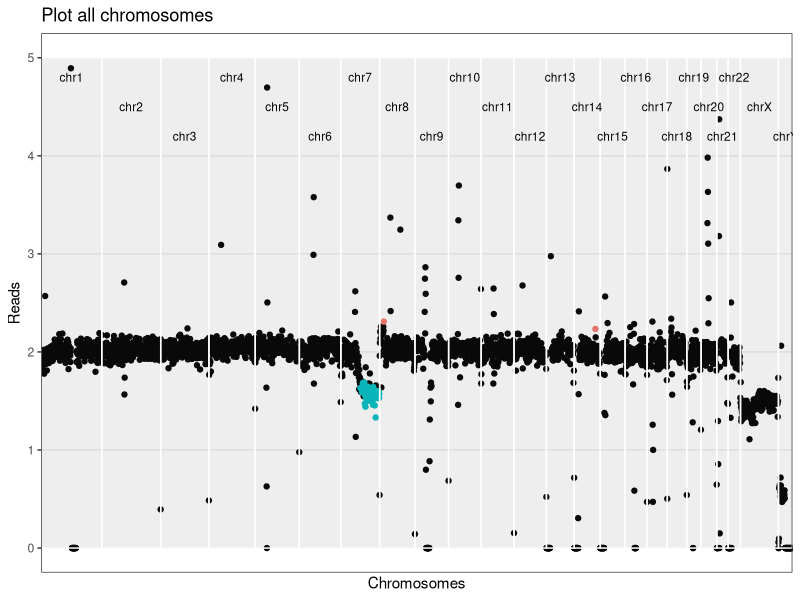
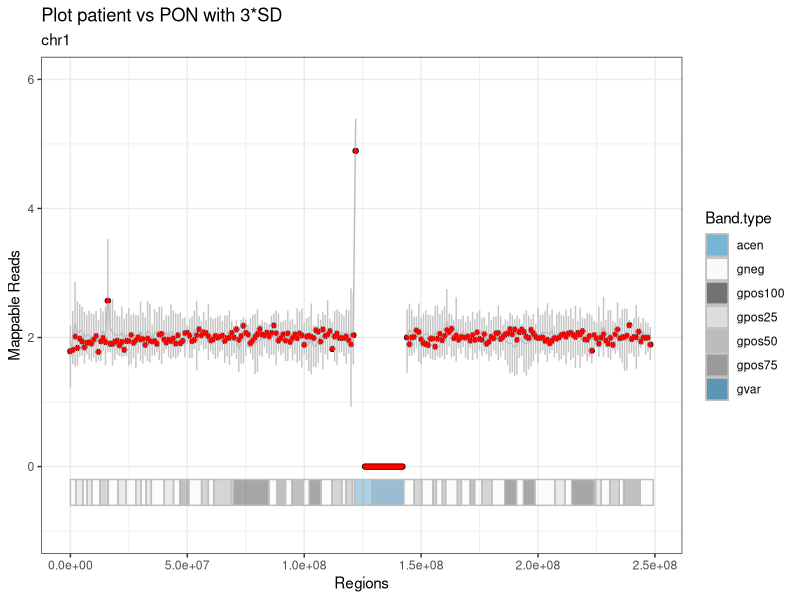
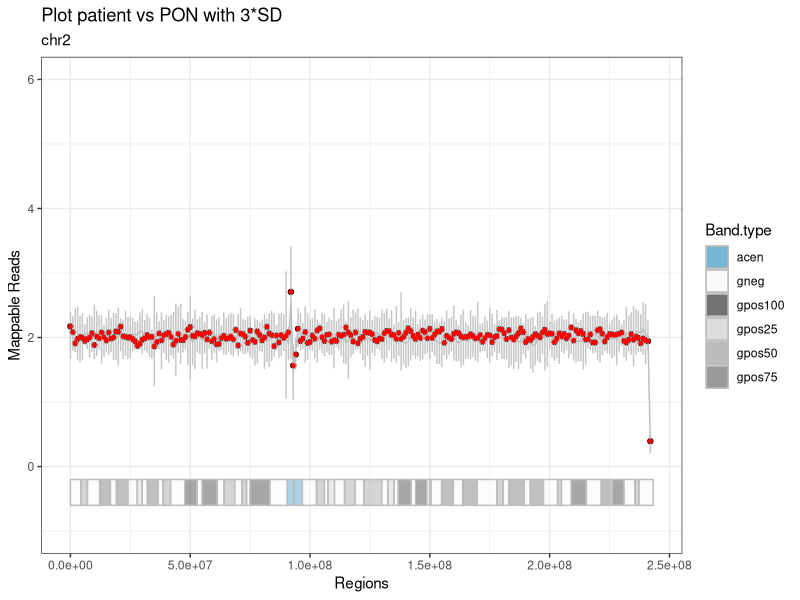
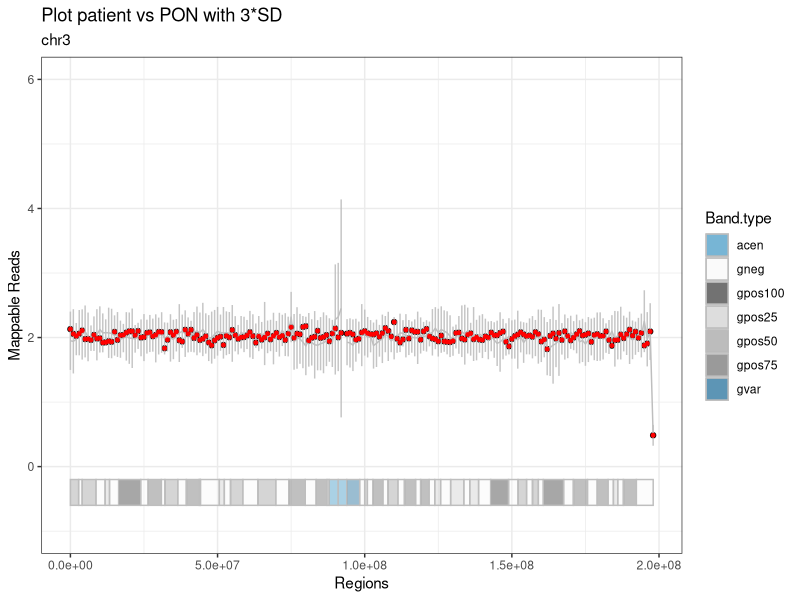
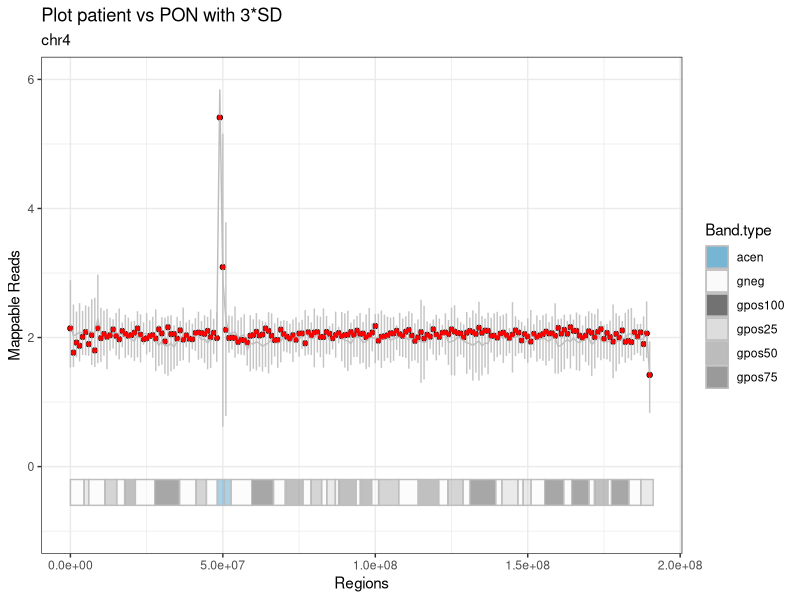
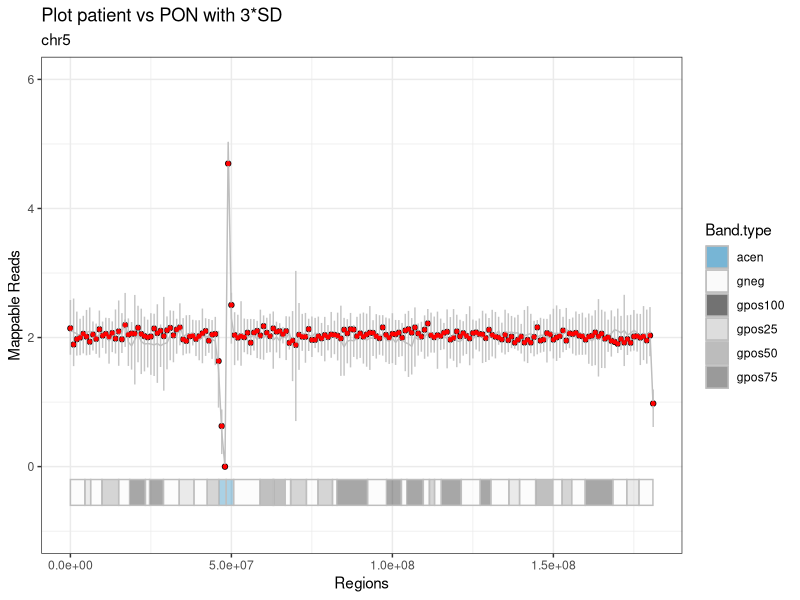
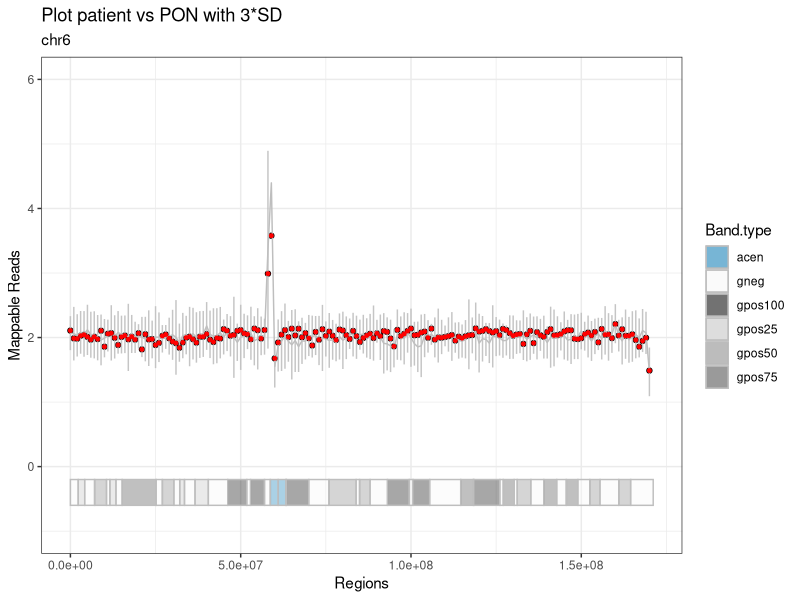
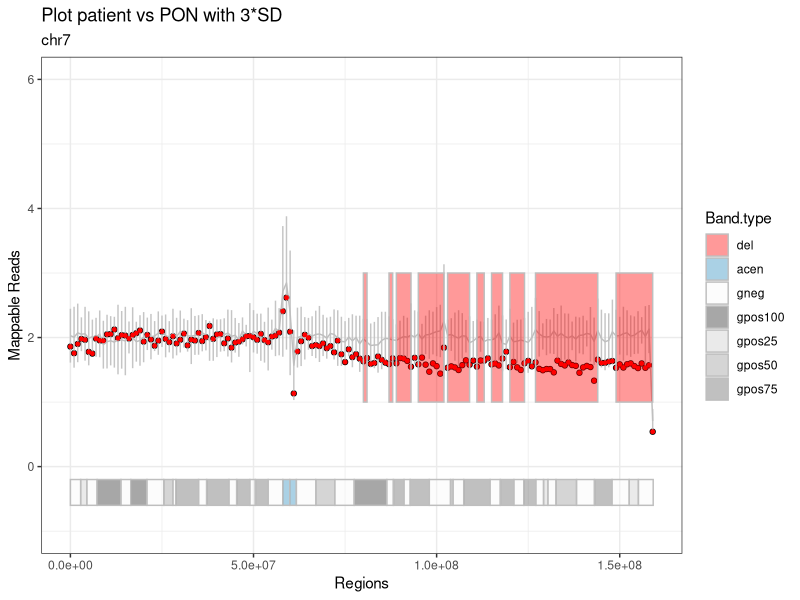

These figures' R source, in order:
## ---- chunk 1
#knitr::opts_knit$set(root.dir = "~/diss/CORIANDER/r.script.coriander/output/120517/")
knitr::opts_chunk$set(warning = FALSE, message = FALSE) 
## ---- chunk 2
patient.data = read.table("patient.data.tsv", stringsAsFactors = F)
patient_name = patient.data[1, 2]
gender = as.character(patient.data[2, 2])
paste0("Patient ", patient_name)
## ---- chunk 3

# librarys
library(ggplot2)
library(knitr)


###################################################################################################
# VORBEREITEN
###################################################################################################

# SCHRITT 1
# Daten einlesen: Patient, PON, Giemsa-Bands, alle Gene und eine Auswahl der relevanten.

patient = read.table("patient.fc.tsv", header=TRUE, row.names = 1, stringsAsFactors = F) 
bin_data = read.table("pon.tsv", header=TRUE, row.names = 1, stringsAsFactors = F)
bin_data$Start = as.integer(bin_data$Start)
bin_data$End = as.integer(bin_data$End)
# pon wurde bereits erzuegt, normalisiert und mit den statistischenwerten versehen!

cytobands = read.table("../../tables/cytobands.tsv", header=TRUE, row.names = 1, stringsAsFactors = F)
# die farben sind bereits enthalten!
cancer_genes = read.table("../../tables/cancer.driver.genes_unique.and.goi.aml.csv", header=TRUE, sep = "\t",
                          stringsAsFactors = F)
all_genes = read.table("../../tables/all_genes.tsv", header=TRUE, row.names = 1, stringsAsFactors = F)
all_genes$start = as.integer(all_genes$start)
all_genes$end = as.integer(all_genes$end)

## ---- chunk 4
stats = read.table("mapping.stats.tsv", stringsAsFactors = F)
stats[nrow(stats) +1, ] = list(as.character("unique_mapped_reads"), sum(patient[ , 6]))
stats[nrow(stats) +1, ] = list(as.character("patient ID"), patient_name)
stats[nrow(stats) +1, ] = list(as.character("gender"), gender)

library(knitr)
kable(stats, digits = 0, col.names = NULL, align = "l")
## ---- chunk 5

# SCHRITT 2
# PON an das Geschlecht des Patienten anpassen
pon.gender.adjust = function(pon, gender) {
  if (gender == "M") {
    chrn = "chrX"
    pon.copy = pon[pon$Chr == "chrX_M", ]
    pon.copy$Chr = chrn
    pon = rbind(pon, pon.copy)
    
    chrn = "chrY"
    pon.copy = pon[pon$Chr == "chrY_M", ]
    pon.copy$Chr = chrn
    pon = rbind(pon, pon.copy)
    
    pon = pon[!(pon$Chr == "chrX_F" | pon$Chr == "chrY_F" | pon$Chr == "chrX_M" | pon$Chr == "chrY_M"), ]
  }
  
  else {
    chrn = "chrX"
    pon.copy = pon[pon$Chr == "chrX_F", ]
    pon.copy$Chr = chrn
    pon = rbind(pon, pon.copy)
    
    chrn = "chrY"
    pon.copy = pon[pon$Chr == "chrY_F", ]
    pon.copy$Chr = chrn
    pon = rbind(pon, pon.copy)
    
    pon = pon[!(pon$Chr == "chrX_F" | pon$Chr == "chrY_F" | pon$Chr == "chrX_M" | pon$Chr == "chrY_M"), ]
  }
}


# SCHRITT 3
# Die Patientendaten normalisieren
patient_normalization = function(patient, column_number) {
  # patient = tabelle der patienten
  # column_number = nummer der spalte mit deb patienten-bins
  # (bei einem patienten -> 6) 
  patient_norm <- patient[ , 1:5]
  #patient_norm$pat_bins <- patient[ , column_number] / sum(patient[ , column_number]) * (patient[1, 3] - patient[1, 2] + 1)
  patient_norm$pat_bins <- patient[ , column_number] / median(patient[ , column_number]) *2
  # eine neue tabelle mit den allgemeinen daten und den normalisierten patienten-bins
  # normalisierung basiert auf der automatischen erkennung der bin-laenge (differenz end und start der 1. bin)
  # ist also dynamisch
  return(patient_norm)
}

# SCHRITT 4
# Den Patienten als eine neue Spalte zu der PON-Tabelle hinzufügen
unite.data = function(pon, patient) {
  pon$patient = patient$pat_bins
  return(pon)
}

###################################################################################################
# RECHNEN
###################################################################################################

# SCHRITT 5
#Del/amp Bins detektieren
aberration.bins.identifier = function(bin_data, sd_factor) {
  bin_data$aberration = with(bin_data, factor(ifelse(patient < mean - sd_factor * sd, 'del', ifelse(patient > mean + sd_factor * sd, 'add', 'normal')), levels = c('normal', 'add', 'del')))
  return(bin_data)
}


# SCHRITT 6
# Abweichende Bins werden zu ganzen Regionen mit einer gemeinsamen Richtung
# (amplifiziert oder deletiert) zusammengefasst
# und in eine Tabelle hereingeschrieben
region_bring_together = function(bin_data, sd_factor) {
  # die funktion schaut alle chromosome (inkl. geschlechterchr) nach den over/under regionen durch
  # und gibt diese mit den start-/endpunkten in einer tabelle wieder
  regions = data.frame(Chr=character(), Start=integer(), End=integer(), Start.i=integer(), 
                        End.i=integer(), Direction=integer(), stringsAsFactors = F)
  last_chr = 'NULL'
  last_direction = 0 # 0 for normal, -1 for del, +1 for amp
  region_start = 0
  for (i in 1:nrow(bin_data)) {
    if(bin_data$Chr[i] != last_chr) {
      if(last_chr != 'NULL' & last_direction != 0) {
        regions[nrow(regions) + 1, ] = list(as.character(last_chr), bin_data$Start[region_start], 
                                            bin_data$End[i-1], region_start, i, last_direction)
        #eine region wird zugemacht, falls am ende eines chromosoms eine region noch offen war
      }
      last_direction = 0
      region_start = 0
      last_chr = bin_data$Chr[i]
    }

    direction = 0
    if(!is.na(bin_data$patient[i]) & (bin_data$patient[i] < bin_data$mean[i] - sd_factor * bin_data$sd[i])) {
      direction = -1
    } else if(!is.na(bin_data$patient[i]) & (bin_data$patient[i] > 
                                             bin_data$mean[i] + sd_factor * bin_data$sd[i])) {
      direction = +1
    }
    if (direction == last_direction) {
      next()
    }
    if (direction > last_direction) {
      if (last_direction == 0) {
        region_start = i
        # neue del oder amp region wird aufgemacht
      }
      else if (last_direction == -1) {
        regions[nrow(regions) + 1, ] = list(as.character(bin_data$Chr[i]), bin_data$Start[region_start], 
                                            bin_data$End[i-1], region_start, i-1, last_direction)
        # alte del region wird zugemacht
        if (direction == 1) {
          region_start = i
          # neue amp region wird aufgemacht
        }
      }
    } 
    else if (direction < last_direction) {
      if (last_direction == 0) {
        region_start = i
        # neue del region wird aufgemacht
      }
      else if (last_direction == 1) {
        regions[nrow(regions) + 1, ] = list(as.character(bin_data$Chr[i]), bin_data$Start[region_start], 
                                            bin_data$End[i-1], region_start, i-1, last_direction)
        # alte amp region wird zugemacht
        if (direction == -1) {
          region_start = i
          # neue del region wird aufgemacht
        }
      }
    }
    last_direction = direction
  }
  if(last_direction != 0) {
    regions[nrow(regions) + 1, ] = list(as.character(bin_data$Chr[i]), bin_data$Start[region_start], 
                                        bin_data$End[i-1], region_start, i, last_direction)
    #eine region wird zugemacht, falls bei dem allerletzten chromosom eine region noch offen war
  }
  return(regions)
}

###################################################################################################
# REPORTEN
###################################################################################################

# SCHRITT 7
# Die Regionen werden zu größeren Regionen zusammengefasst, deren Werte gegen die
# Werte des PONs an der gleichen Stelle geprüft werden
# Momentan noch 3*SD-Statistik.
region_merge = function(bin_data, regions, sd_factor) {
  regions_merged = data.frame(Chr=character(), Start=integer(), End=integer(), Start.i=integer(), 
                               End.i=integer(), Direction=factor(levels=c('add', 'del')),
                               stringsAsFactors = F)
  
  if(nrow(regions) < 1) return(regions_merged)
  
  regions_merged[1,] = list(as.character(regions$Chr[1]), 
                            regions$Start[1], 
                            regions$End[1],
                            regions$Start.i[1],
                            regions$End.i[1],
                            ifelse(regions$Direction[1]==1, 'add', 'del'))
  m = 1 #der zaehler in der tabelle "regions_merged"
  mean_region = 0
  mean_pon = 0
  sd_pon = 0
  
  for (r in 2:nrow(regions)) {
    if (regions_merged$Chr[m] != regions$Chr[r] | regions_merged$Direction[m] != regions$Direction[r]) {
      # mergen nur, wenn auf dem selben chr.
      regions_merged[nrow(regions_merged) + 1, ] = list(Chr=as.character(regions$Chr[r]), 
                                                        Start=regions$Start[r], 
                                                        End=regions$End[r],
                                                        Start.i=regions$Start.i[r],
                                                        End.i=regions$End.i[r],
                                                        Direction=ifelse(regions$Direction[r]==1, 'add', 'del'))
      # die region auf einem neuen chr oder mit einer anderen richtung zu der neuen tabelle hinzufuegen
      m = nrow(regions_merged)
      # das ist die region, von der aus betrachtet wird
      next
    }
    bin_start = regions_merged$Start.i[m]
    bin_end = regions$End.i[r]
    
    mean_region = mean(c(bin_data$patient[bin_start]:bin_data$patient[bin_end]), na.rm = TRUE)
    mean_pon = mean(c(bin_data$mean[bin_start:bin_end]), na.rm = TRUE)
    #die mittelwerte der betroffenen bins inkl. "normale" chr.abschnitte bei dem patienten und pon
    sd_pon <- mean(bin_data$sd[bin_start:bin_end])
    
    if (mean_region > mean_pon + sd_factor*sd_pon | mean_region < mean_pon - sd_factor*sd_pon) {
      # wenn die mittelwerte der betroffenen bins immer noch signifikant hoch/runter sind -> mergen
      regions_merged[m, ] = list(as.character(regions$Chr[r]), 
                                 regions_merged$Start[m], 
                                 regions$End[r],
                                 bin_start,
                                 bin_end,
                                 ifelse(regions$Direction[r]==1, 'add', 'del'))
    } 
    else {
      regions_merged[nrow(regions_merged) + 1, ] = list(Chr=as.character(regions$Chr[r]), 
                                                        Start=regions$Start[r], 
                                                        End=regions$End[r],
                                                        Start.i=regions$Start.i[r],
                                                        End.i=regions$End.i[r],
                                                        Direction=ifelse(regions$Direction[r]==1, 'add', 'del'))
    }
    m <- nrow(regions_merged)
  }
  return(regions_merged)
}


# SCHRITT 8
# Hier werden abweichende Banden aus den Bins detektiert
# Herausforderungen dabei ist, dass die Bins und die Bands in verschiedenen Schritten laufen,
# so kann eine Bande 100.000 Schritte haben
bins2bands = function(bin_data, cytobands, sd_factor) {
  last_chr = 'NULL'
  direction = 0 # die richtung der abweichenden bande (over, under)
  
  bands = data.frame(Chr=character(), Name=character(), Start=integer(), End=integer(),
                     Sum.pat=integer(),
                     Sum.pon=integer(), Direction=integer(),
                     stringsAsFactors = F)
  
  for (c in 1:nrow(cytobands)) {
    # Selektieren der Zeilen mit benötigten Eigenschften
    # hier gibt es mehrere faelle, da die schritte der bind und banden nicht gleich sind
    # und mehrere bins in einer bande sein koennen
    # bzw. auch  kleine bands in einer bin
    
    # die bedingung, dass die chromosome der banden und das patienten
    # gleich sind, muss immer erfuellt sein
    
    sel = as.character(bin_data$Chr) == as.character(cytobands$Chr[c]) &
      # fall 1: die bin ist kleiner als die band
      ((bin_data$Start >= cytobands$Start[c] & bin_data$End <= cytobands$End[c]) |
         # fall 2: die bin ist zwischen 2 bands, liegt aber eher in der betrachteten bin,
         # weil das ende von der bin naeher zum ende der band liegt, als der
         # anfang zum anfang der naechsten
         # die 2. bedingung wurde eingebaut, um zu verhindern, dass die bins vor der aktuellen
         # band mitselektiert werden
         ((bin_data$Start < cytobands$End[c]) &
            (bin_data$End > cytobands$Start[c]) &
            ((cytobands$End[c] - bin_data$Start) >= (bin_data$End - cytobands$End[c]))) |
         # fall 3: die bin ist zwischen 2 bands, liegt aber eher in der
         # betrachteten bin
         # weil der anfang von der bin naeher zum anfang der band liegt, als das ende
         ((bin_data$Start < cytobands$Start[c]) &
            ((bin_data$End - cytobands$Start[c]) > (cytobands$Start[c] - bin_data$Start))))
    # fall 4: die band ist kleiner als die bin,
    # dann greift die bedingung 2 oder 3, je nach werten
    
    band.pat = bin_data[sel, "patient"]
    #band.pon = colSums((bin_data[sel, grep(".bam", colnames(bin_data))]), na.rm = TRUE)
    band.pon = colSums((bin_data[sel, grep("V", colnames(bin_data))]), na.rm = TRUE)
    sum_pat = sum(band.pat, na.rm = TRUE)
    # summe der werte der bins in dieser band fuer den patienten
    sum_pon = mean(band.pon, na.rm = TRUE)
    # mittelwert der summe der bins in dem pon
    sd_bands = sd(band.pon, na.rm = TRUE)
    # standartabweichung fur die bins in der band
    if (sum_pat > sum_pon + sd_factor*sd_bands) {
      direction = +1 # die bande ist amp
    }
    else if (sum_pat < sum_pon - sd_factor*sd_bands) {
      direction = -1 # die bande ist del
    }
    
    bands[nrow(bands) + 1, ] = list(as.character(cytobands$Chr[c]),
                                    as.character(cytobands$Name[c]),
                                    cytobands$Start[c],
                                    cytobands$End[c],
                                    sum_pat,
                                    sum_pon,
                                    direction)
    direction = 0
  }
  return(bands)
}


# SCHRITT 9
# Hier werden Banden zusammengefasst und fuer den Report vorbereitet
karyotype = function(bands) {
  suspected_bands = bands[bands$Direction != 0, ]
  
  # bands mergen, wie bei den regions, nur ohne statistische validierung
  suspected_bands$last_Name = suspected_bands$Name
  karyotype_to_report = suspected_bands[1, ]
  
  karyotype_to_report$Aberration = NA
  if(nrow(suspected_bands) < 1) return(karyotype_to_report)
  
  k = 1
  # der zaehler in der tabelle karyotype_to_report
  for (s in 2:nrow(suspected_bands)) {
    if (karyotype_to_report$Chr[k] == suspected_bands$Chr[s] &
        karyotype_to_report$Direction[k] == suspected_bands$Direction[s] &
        karyotype_to_report$End[k] == suspected_bands$Start[s]) {
      karyotype_to_report$last_Name[k] = suspected_bands$Name[s]
      karyotype_to_report$End[k] = suspected_bands$End[s]
      next
    }
    else {
      karyotype_to_report[nrow(karyotype_to_report) +1, ] = suspected_bands[s, ]
      # die bande auf einem neuen chr oder mit einer anderen richtung hinzufuegen
      k = nrow(karyotype_to_report)
      # das ist jetzt die bande, von der aus betrachtet wird
    }
  }
  
  for (a in 1:nrow(karyotype_to_report)) {
    karyotype_to_report[a, "Aberration"] = as.character(paste0(karyotype_to_report$Direction[a], "(",
                                                               suspected_bands$Chr[a], ")(",
                                                               suspected_bands$Name[a],
                                                               suspected_bands$last_Name[a], ")"))
  }
  
  karyotype_to_report$Aberration = as.character(paste0(ifelse(karyotype_to_report$Direction == 1, "add", "del"), "(",
                                                       sub("chr", "", karyotype_to_report$Chr), ")(",
                                                       karyotype_to_report$Name,
                                                       karyotype_to_report$last_Name, ")"))
  return(karyotype_to_report)
}


# SCHRITT 10
# Die Gene, die in den abweichenden Banden liegen, werden detektiert
# und an eine Tabelle übergeben
genes_finder = function(bin_data, all_genes, cancer_genes, sd_factor) {
  suspected_bins <- data.frame(Chr=character(), Start=integer(), End=integer(), Bin=integer(),
                               Aberration=character(), stringsAsFactors = F)
  # Hier werden alle Bins gespeichert, die von pon_mean +/- 3*SD abweichen
  g=0
  for (g in 1:nrow(bin_data)) {
    if (!is.na(bin_data$patient[g]) &
        (bin_data$patient[g] < (bin_data$mean[g] - sd_factor * bin_data$sd[g]))) {
      suspected_bins[nrow(suspected_bins) + 1, ] = list(as.character(bin_data$Chr[g]), 
                                                        bin_data$Start[g], 
                                                        bin_data$End[g],
                                                        bin_data$patient[g],
                                                        as.character("del"))
    }
    
    else if (!is.na(bin_data$patient[g]) &
             (bin_data$patient[g] > (bin_data$mean[g] + sd_factor * bin_data$sd[g]))) {
      suspected_bins[nrow(suspected_bins) + 1, ] = list(as.character(bin_data$Chr[g]), 
                                                        bin_data$Start[g], 
                                                        bin_data$End[g],
                                                        bin_data$patient[g],
                                                        as.character("amp"))
    }
  }

  special_genes = all_genes[all_genes$symbol %in% cancer_genes$genes,]
  special_genes$aberration = 'norm'
  special_genes$found = 0
  
  for(i in 1:nrow(special_genes)) {
    bins = suspected_bins[suspected_bins$Chr == special_genes$chr[i] & (suspected_bins$Start <= special_genes$start[i] & special_genes$start[i] <= suspected_bins$End |
                                                                          suspected_bins$Start <= special_genes$end[i] & special_genes$end[i] <= suspected_bins$End),]
    if(nrow(bins) == 0) {next}
    special_genes$found[i] = 1
    if(all(bins$Aberration == 'amp')) {special_genes$aberration[i] = 'amp'}
    if(all(bins$Aberration == 'del')) {special_genes$aberration[i] = 'del'}
  }

  reported_genes = special_genes[special_genes$found == 1 & (special_genes$aberration == "amp" | special_genes$aberration == "del"), ]

  return(reported_genes)
}


# SCHRITT 11
# Diese Funktion soll die Plots generieren. Bestandteile des Plots zur Zeit sind:
# 1) Punkte aus den gemappten Patientendaten
# 2) Eine Linie fuer die PON-Daten
# 3) Errorbar fuer 3*SD der PON-Daten an dieser Stelle
# 4) Del/amp Regionen
# 5) Ein Ideogram zur besseren raemlichen Orientierung fuer die Kliniker


plot_bins_regions_ideogram <- function(bin_data, cytobands, region_merged,
                                       chrn, sd_factor) {

  x <- bin_data[bin_data$Chr == chrn, "Start"]
  y <- bin_data[bin_data$Chr == chrn, "patient"]
  plot_patient <- qplot(x, y, ylim=c(-1, 6)) +
                  geom_line(aes(x = bin_data[bin_data$Chr == chrn, "Start"],
                                y = bin_data[bin_data$Chr == chrn, "mean"]),
                                color = "gray", linetype = "solid") +
                  geom_errorbar(aes(x = bin_data[bin_data$Chr == chrn, "Start"],
                                    ymin = bin_data[bin_data$Chr == chrn, "mean"] - 
                                    sd_factor * bin_data[bin_data$Chr == chrn, "sd"], 
                                    ymax = bin_data[bin_data$Chr == chrn, "mean"] + 
                                    sd_factor * bin_data[bin_data$Chr == chrn, "sd"]),
                                width=0.1, color = "gray", alpha = 0.9, na.rm = TRUE) +
    # na.rm = TRUE bedeutet, dass die fehlenden Werte keine fehlermeldungen mehr verursachen
    
                  geom_point(aes(x = x, y = bin_data[bin_data$Chr == chrn, "patient"]),
                                 shape = 19, color = "red", size = 1) +
    #das eigentliche ideogram
                  geom_rect(data = cytobands[cytobands$Chr == chrn, ],
                            stat = "identity", position = "identity",
                    aes(NULL, NULL, xmin = Start, xmax = End, fill = Band.type),
                        ymin = -0.6, ymax = -0.2, color = "gray", size = 0.5, alpha = 0.4) +
                  scale_fill_manual(values=c("acen" = "#2b8cbe", "gneg" = "#f7f7f7",
                                             "gpos100" = "#252525", "gpos25" = "#cccccc",
                                             "gpos50" = "#969696", "gpos75" = "#636363",
                                             "gvar" = "#045a8d", "stalk" = "#be8c2b",
                                             "add" = "blue", "del" = "red")) +
    
    # die regione einzeichnen
                  geom_rect(data = region_merged[region_merged$Chr == chrn,],
                            aes(NULL, NULL, xmin = Start, xmax = End, fill = Direction),
                                ymin = 1,
                                ymax = 3,
                                color = "gray", size = 0.5, alpha = 0.4) +
    
                  theme_bw() +
                  labs(title = "Plot patient vs PON with 3*SD", subtitle = chrn,
                  x = "Regions", y = "Mappable Reads")
  print(plot_patient)
  return(plot_patient)
}


# SCHRITT 12
# Eine Schleife, um die Plots für alle Chromosomen zu erstellen
# und diese in einem neuen Ordner zu speichern
create.plots <- function(path.output, patient_name, bin_data, cytobands, region_merged, sd_factor) {
  
  setwd(path.output)
  dir.create(paste0("Patient.", patient_name))
  setwd(paste0("Patient.", patient_name))
  
  chrn= "chr0"
  for (chrn in unique(bin_data$Chr)) {
    plot_patient = plot_bins_regions_ideogram(bin_data, cytobands, region_merged,
                                              chrn, sd_factor)
    ggsave(filename = paste0("Plot.", chrn, ".png"))
  }
}


# SCHRITT 15
# Plot Uebersicht ueber alle Chromosomen nebeneinander
# Die Bins als Punkte, keine PON-Daten
# Patienten-Daten normalisiert auf 0
# Die Y-Achse geht von 1 bis -1
# Die amp/del Bins weichen nach obenm oder unten ab, sind farblich markiert
# Duenne graue Linien am Ende jedes Chromosoms
# Die X-Achse als die Koordinaten im ganzen Genom
# Unterhalb der X-Achse die Chromosomen-Nummern
# Eine Amplifikation hat mehr Gen-Kopien als Gain, diese Aufteilung (siehe Fig. 1 im iCHORcna Paper)
# sollte auch von uns beibehalten werden.
plot_genome_wide_cnv = function(bin_data) {
  # eine Tabelle mit den globalen Koordinaten fuer alle Chromosomen
  coordinates_genome_wide <- data.frame(Chr=character(), Start=integer(), End=integer(), Offset=integer(),
                                        stringsAsFactors = F)
  for (w in unique(bin_data$Chr)) {
    coordinates_genome_wide[nrow(coordinates_genome_wide) + 1, ] = list(as.character(w),
                                                                        0,
                                                                        0,
                                                                        0)
  }

  # die Koordinaten fuer die Enden setzen
  coordinates_genome_wide[ , "End"] = sapply(coordinates_genome_wide$Chr, function (c) max(bin_data[bin_data$Chr == c, "End"]))
  # die versetzten Koordinaten setzen - so entstehen globale Koordinaten
  # coordinates_genome_wide[ , 4] = cumsum(1:(nrow(coordinates_genome_wide)-1))
  coordinates_genome_wide[ , "Offset"] = cumsum(as.numeric(coordinates_genome_wide[ , "End"]))
  coordinates_genome_wide[ , "Offset"] = c(0, coordinates_genome_wide[(1:nrow(coordinates_genome_wide)-1), "Offset"])
  coordinates_genome_wide[ , "global_End"] = cumsum(as.numeric(coordinates_genome_wide[ , "End"]))
  
  for (z in 1:nrow(coordinates_genome_wide)) {
    coordinates_genome_wide[z, "median"] = (coordinates_genome_wide[z, "Offset"] + coordinates_genome_wide[z, "global_End"])/2
  }
  
  bin_data$Offset = sapply(bin_data$Chr, function(c) coordinates_genome_wide$Offset[coordinates_genome_wide$Chr == c])
  bin_data$global_Start = bin_data$Start+bin_data$Offset
  # die koordinaten fuer die bins sind damit festgelegt, die vorbereitung ist abgeschlossen

  # plotten!
  
  #bin_data$pat_norm <- (bin_data[ , "patient"]/ median(bin_data[ , "patient"]))*2
  # muessen wir hier nochmals normalisieren? ich glaube, nicht.
  plot_all_chromosomes <- qplot(global_Start, patient, 
                                data = bin_data[bin_data$aberration == "normal", ], ylim=c(0, 5)) +
    geom_point(data = bin_data[bin_data$aberration == "add", ], 
               aes(x = bin_data[bin_data$aberration == "add", "global_Start"], 
                   y = bin_data[bin_data$aberration == "add", "patient"], color = "blue")) +
    geom_point(data = bin_data[bin_data$aberration == "del", ], 
               aes(x = bin_data[bin_data$aberration == "del", "global_Start"], 
                   y = bin_data[bin_data$aberration == "del", "patient"], color = "orange")) +
    geom_rect(data = coordinates_genome_wide,
              aes(NULL, NULL, xmin = Offset, xmax = global_End,
                  ymin = 0,
                  ymax = 5),
              color = "white", size = 0.5, alpha = 0.1) +
    geom_text(data = coordinates_genome_wide,
              aes(x = median, y = c(4.8, 4.5, 4.2, 4.8, 4.5, 4.2, 4.8, 4.5, 4.2, 4.8, 4.5, 4.2, 4.8, 4.5, 4.2, 4.8, 4.5, 4.2, 4.8, 4.5, 4.2, 4.8, 4.5, 4.2) , label = Chr), size = 3) +
    theme_bw() +
    theme(panel.grid.minor=element_blank(), axis.text.x = element_blank(), legend.position="none") +
    scale_x_discrete(breaks = coordinates_genome_wide[ , "Offset"],
                     labels = coordinates_genome_wide[ , "Chr"]) +
    labs(title = "Plot all chromosomes", x = "Chromosomes", y = "Reads")
  return(plot_all_chromosomes)
}
## ---- chunk 6
bin_data = pon.gender.adjust(bin_data, gender)
patient = patient_normalization(patient, 6)
bin_data = unite.data(bin_data, patient)
sd_factor = 3
bin_data = aberration.bins.identifier(bin_data, sd_factor)

regions = region_bring_together(bin_data, sd_factor)
region_merged = region_merge(bin_data, regions, sd_factor)

bands = bins2bands(bin_data, cytobands, sd_factor)
karyotype_to_report = karyotype(bands)

reported_genes = genes_finder(bin_data, all_genes, cancer_genes, sd_factor)

# create.plots(path.output, patient_name, bin_data, cytobands, region_merged, sd_factor)
plot_all_chromosomes = plot_genome_wide_cnv(bin_data)
## ---- chunk 7
kable(karyotype_to_report$Aberration, col.names = NULL, align = "l", "html")

## ---- chunk 8
kable(reported_genes[ , 1:6], align = "l")
## ---- chunk 9
plot_all_chromosomes
## ---- chunk 10

chrn= "chr0"
  for (chrn in unique(patient$Chr)) {
    plot_patient = plot_bins_regions_ideogram(bin_data, cytobands, region_merged,
                                              chrn, sd_factor)
  }
